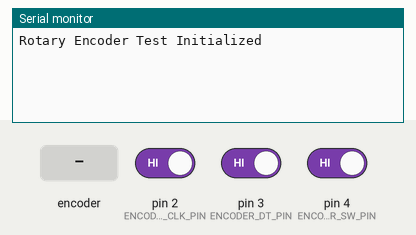
The sketch below on a simulated Arduino Uno, built with avr-gcc and run on an emulated ATmega328P. On the bench: the last lines printed to the serial monitor. The inputs (shaded band) are chosen by the test bench; at power-on: pin 4 (ENCODER_SW_PIN) HIGH, pin 2 (ENCODER_CLK_PIN) HIGH, pin 3 (ENCODER_DT_PIN) HIGH.

Above: at 1.2 s.
1.3 s: rotary encoder on pin 2 (ENCODER_CLK_PIN) / pin 3 (ENCODER_DT_PIN) turned 1 step (first pin leading)
At 2.2 s:
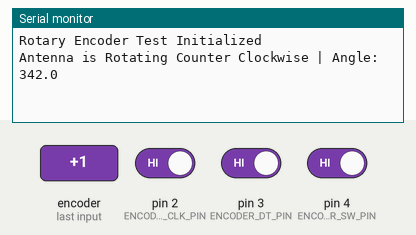
3.0 s: pin 4 (ENCODER_SW_PIN) driven LOW
At 3.12 s:
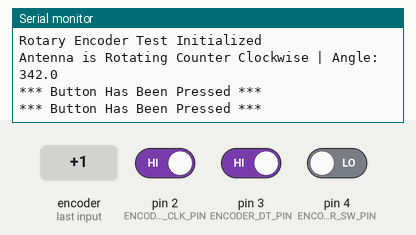
4.9 s: rotary encoder on pin 2 (ENCODER_CLK_PIN) / pin 3 (ENCODER_DT_PIN) turned 1 step (first pin leading)
8.1 s: rotary encoder on pin 2 (ENCODER_CLK_PIN) / pin 3 (ENCODER_DT_PIN) turned 3 steps (first pin leading)
At 8.57 s:
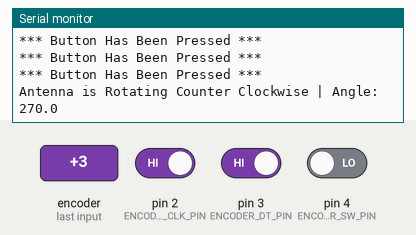
11.7 s: rotary encoder on pin 2 (ENCODER_CLK_PIN) / pin 3 (ENCODER_DT_PIN) turned 2 steps (second pin leading)
13.6 s: rotary encoder on pin 2 (ENCODER_CLK_PIN) / pin 3 (ENCODER_DT_PIN) turned 1 step (first pin leading)
At 13.66 s:
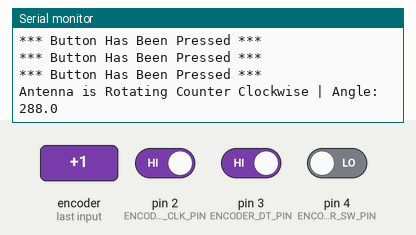
Timing chart, 0 to 16.6 s (numbered marks = the images above; inputs shaded):
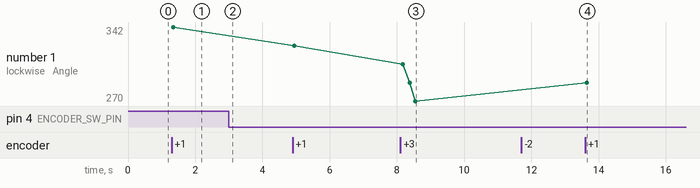

The sketch:

antenna_rotator.ino
```cpp
// ----------------------------------------------------------------------------
// ----------------------------------------------------------------------------
// ----------------------------- ANTENNA ROTATOR ------------------------------
// ----------------------------------------------------------------------------
// ----------------------------------------------------------------------------


// This program simulates an antenna rotator.
// It uses a rotary and when it is turned it simulates turning an antenna tower similar to real life applications of antenna towers.


// ----------------------------------------------------------------------------
// ------------------------ DEFINING VARIABLES & PINS -------------------------
// ----------------------------------------------------------------------------
#define ENCODER_CLK_PIN 2 // D2
#define ENCODER_DT_PIN 3  // D3
#define ENCODER_SW_PIN 4  // D4
volatile int encoderSteps = 0; // the angle but in steps as rotary rotates
const int STEPS_PER_ROTATION = 20; //20 steps for 1 revolution of the rotary
volatile int lastCLKState;


// ----------------------------------------------------------------------------
// -------------------------------- SETUP -------------------------------------
// ----------------------------------------------------------------------------
void setup() {
 Serial.begin(9600);
 Serial.println("Rotary Encoder Test Initialized");
 pinMode(ENCODER_CLK_PIN, INPUT_PULLUP);
 pinMode(ENCODER_DT_PIN, INPUT_PULLUP);
 pinMode(ENCODER_SW_PIN, INPUT_PULLUP);
 lastCLKState = digitalRead(ENCODER_CLK_PIN);
 attachInterrupt(digitalPinToInterrupt(ENCODER_CLK_PIN), updateEncoder, CHANGE);
}


// ----------------------------------------------------------------------------
// ---------------------------- UPDATING THE ENCODER --------------------------
// ----------------------------------------------------------------------------
void updateEncoder() {
 int currentCLKState = digitalRead(ENCODER_CLK_PIN);
 if (currentCLKState != lastCLKState) { //confirming that the state is different than before (rotary moved)
   if (currentCLKState == HIGH) {
     if (digitalRead(ENCODER_DT_PIN) == LOW) { // counter clockwise rotary movement
       encoderSteps--;
       printStatus("Counter Clockwise");
     }
     else { // clockwise
       encoderSteps++;
       printStatus("Clockwise");
     }
   }
 }
 lastCLKState = currentCLKState;
}


// ----------------------------------------------------------------------------
// ---------------------------- PRINTING --------------------------
// ----------------------------------------------------------------------------
void printStatus(const char* direction) {
 float angle = (float)encoderSteps / STEPS_PER_ROTATION * 360.0;
 int physicalSteps = encoderSteps % STEPS_PER_ROTATION; //actual rotary angle
 if (physicalSteps < 0) { //prevent negatives
   physicalSteps += STEPS_PER_ROTATION;
 }
 float physicalAngle = (float)physicalSteps / STEPS_PER_ROTATION * 360.0;
 Serial.print("Antenna is Rotating ");
 Serial.print(direction);
 Serial.print(" |");
 Serial.print(" Angle: ");
 Serial.println(physicalAngle, 1);
}


// ----------------------------------------------------------------------------
// ------------------------------------- LOOP —--------------------------------
// ----------------------------------------------------------------------------
void loop() {
 if (digitalRead(ENCODER_SW_PIN) == LOW) { // Button is pressed (LOW due to pullup)
   // Simple debouncing delay
   delay(50);
   if (digitalRead(ENCODER_SW_PIN) == LOW) {
     Serial.println("*** Button Has Been Pressed ***"); //button press for additional functions if needed for other implementations like in filter selection. (could be for locking in the angle so the antenna tower doesn’t move or some other function like that)
   }
 }
}
```

Measured:
- after the input at 1.3 s, the serial monitor: prints a new line after 0.05 s (image 1)
- after the input at 3.0 s, the serial monitor: prints a new line after 0.05 s (image 2)
- after the input at 8.1 s, the serial monitor: prints a new line after 0.07 s (image 3)
- after the input at 13.6 s, the serial monitor: prints a new line after 0.05 s (image 4)
- plotted number 1: 342 → 324 after the input at 4.9 s, 324 → 270 after the input at 8.1 s
